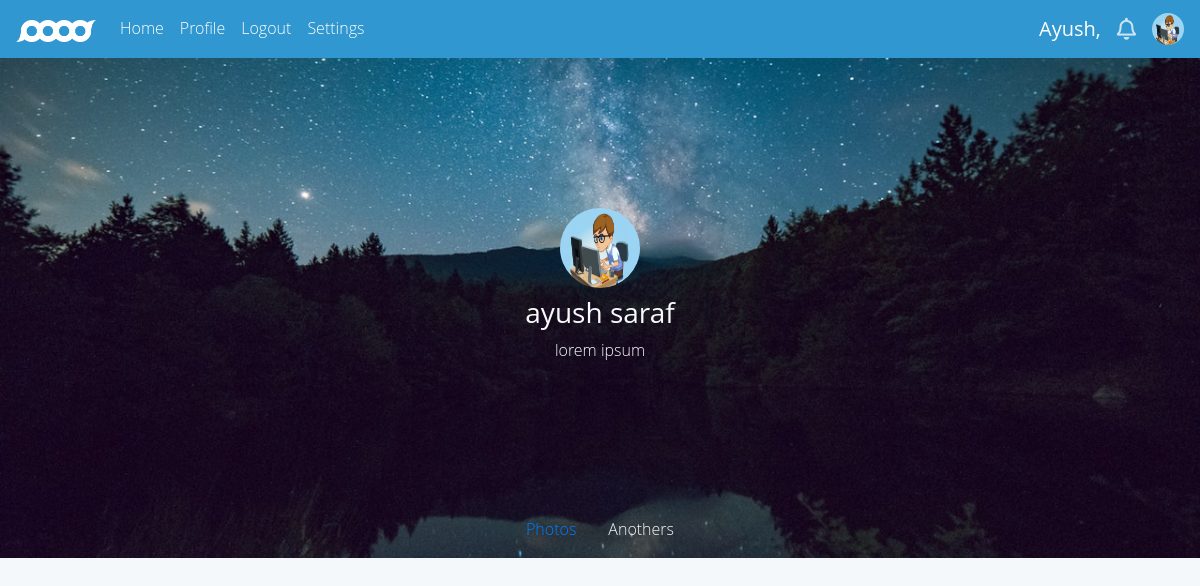
The app's page /profile/asaraf (signed in), older data.
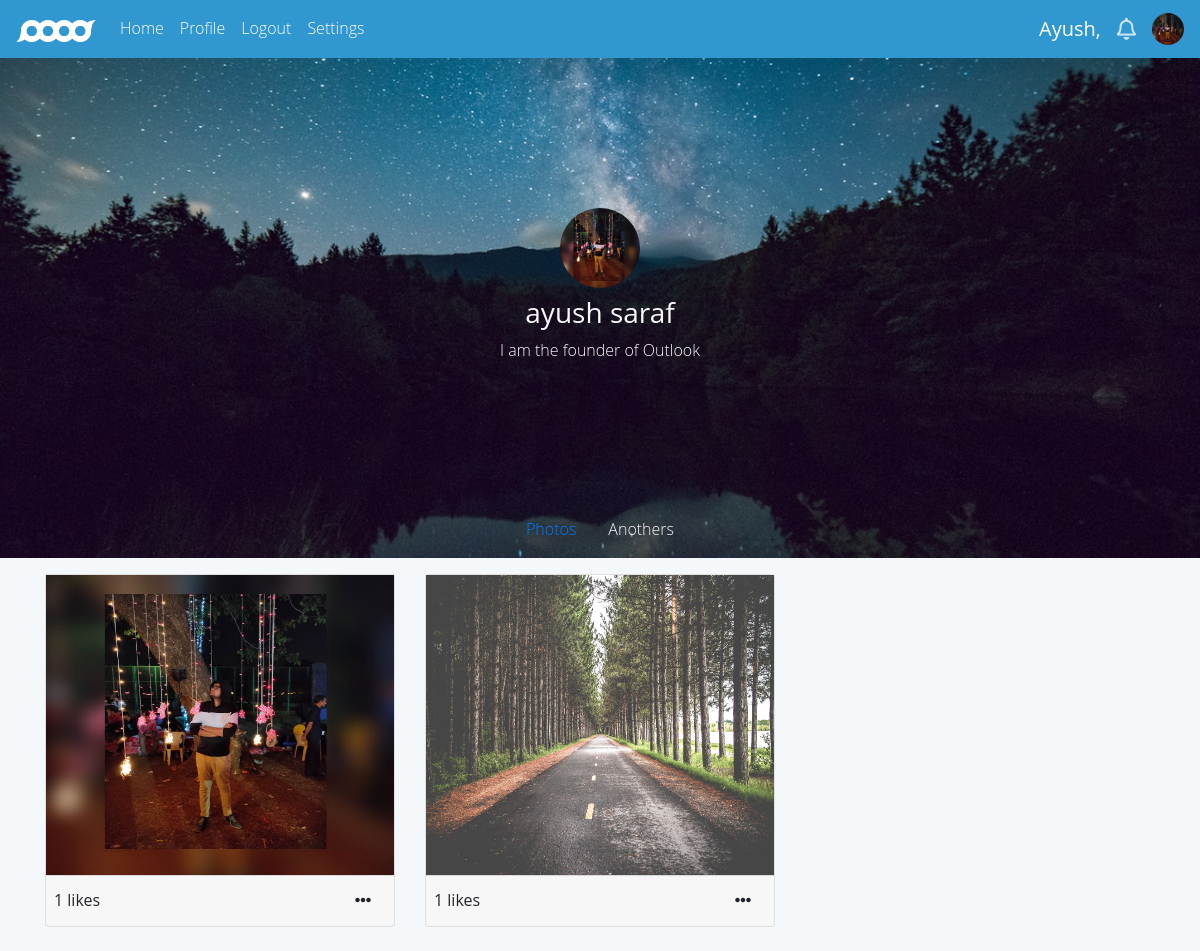
The same page, newer data.
### pagesetup/models.py (models this page shows, shortened)
class Profile(models.Model):
    user = models.ForeignKey(User,on_delete=models.CASCADE)
    bio = models.TextField(blank=True , default='lorem ipsum')
    profile_pic = models.ImageField(upload_to= "profile_pic" , default='defpic.jpeg')
    location = models.CharField(max_length=100 , blank=True , default='india')

class Posts(models.Model):
    user = models.CharField(max_length=30)
    caption = models.TextField(blank=True)
    image = models.ImageField(upload_to='posts')
    likes = models.IntegerField(default=1)
    date = models.DateField(default=datetime.now)
    icon = models.ImageField(default='icon.png')

### pagesetup/views.py (the view)
# urls.py: path('profile/<str:pk>',views.profile,name='profile'),
@login_required(login_url='/login')
def profile(request , pk):
    main_profile = Profile.objects.get(user = request.user)
    current_cred = User.objects.get(username = pk)
    current_profile = Profile.objects.get(user = current_cred)
    current_posts = Posts.objects.filter(user = pk)
    follow_str = ''
    if FollowUser.objects.filter(follower = request.user.username , following = pk):
        follow_str = "Unfollow"
    else:
        follow_str = "Follow"
    context = {
        'first_name':request.user.first_name.capitalize(),
        'profile':current_profile,
        'posts':current_posts,
        'main_profile':main_profile,
        'current_cred':current_cred,
        'follow_str':follow_str,
    }
    return render(request,'profile.html' , context)

### templates/profile.html (shortened to what this page needs)
{% load static %}
<!DOCTYPE html>
<html lang="en">
  <head>
    <link rel="stylesheet" href="https://cdnjs.cloudflare.com/ajax/libs/twitter-bootstrap/4.3.1/css/bootstrap.min.css" />
    <link rel="stylesheet" href="https://use.fontawesome.com/releases/v5.7.2/css/all.css" />
    <link rel="stylesheet" href="{% static 'css/style1.css' %}" />
    <link rel="stylesheet" href="lightbox.min.css" />
  </head>
  <body>
    <nav
      class="navbar navbar-expand-md navbar-dark mb-4"
      style="background-color: #3097d1"
    >
      <a href="/" class="navbar-brand"
        ><img
          src="{% static 'images/brand-white.png' %}"
          alt="logo"
          class="img-fluid"
          width="80px"
          height="100px"
      /></a>
      <div class="collapse navbar-collapse" id="responsive">
        <ul class="navbar-nav mr-auto text-capitalize">
          <li class="nav-item"><a href="/" class="nav-link active">home</a></li>
          <li class="nav-item"><a href="/profile/{{user.username}}" class="nav-link active">Profile</a></li>
          <li class="nav-item"><a href="/logout" class="nav-link active"> Logout </a> </li>
          <li class="nav-item"><a href="/settings" class="nav-link active"> Settings </a> </li>
        </ul>
        <h5 class="d-none d-md-block mt-2" style="color: white">
          {{first_name}},
        </h5>
        <a
          href="notification.html"
          class="text-decoration-none"
          style="color: #cbe4f2; font-size: 22px"
          ><i class="far fa-bell ml-3 d-none d-md-block"></i
        ></a>
        <img
          src="{{main_profile.profile_pic.url}}"
          alt=""
          class="rounded-circle ml-3 d-none d-md-block"
          width="32px"
          height="32px"
        />
      </div>
    </nav>
    <div style="height: 500px; margin-top: -2%; background-size: cover; background-repeat: no-repeat; background-position: center; background-image: url({% static 'images/banner.jpg' %});">
      <div class="banner-title d-flex flex-column justify-content-center align-items-center">
        <img
          src="{{profile.profile_pic.url}}"
          alt="img"
          class="rounded-circle mb-2"
          width="80px"
          height="80px"
        />
        <h3 class="text-light mb-2">{{current_cred.first_name}} {{current_cred.last_name}}</h3>
        <p class="text-light">
          {{profile.bio}}
        </p>
      </div>
      <div class="banner-end d-flex justify-content-center align-items-end">
        <form action="/follow" method="post">
            <ul class="nav text-light">
            <a class="nav-link active" href="#feed"><li>Photos</li></a>
            <li class="nav-item nav-link"> Anothers </li>
          </ul>
          </form>
      </div>
    </div>
    <div class="container my-3" id="feed">
      <div class="row">
        {% for post in posts reversed %}
        <div class="col-lg-4 mb-2">
          <div class="card h-100">
            <div class="card-body p-0 m-0">
              <a href="{{post.image.url}}"><img src="{{post.image.url}}" class="w-100" height="300px"></a>
            </div>
            <div class="card-footer row w-100 mx-0 px-2">
              <div class="col-sm-6 w-50 pl-0">
                <strong>{{post.likes}} likes</strong>
              </div>
              {% if current_cred.username == user.username %}
              <div class="col-sm-6 w-50 text-right">
                <div class="dropdown ms-auto">
                  <i class="fas fa-ellipsis-h" type="button" id="dropdownMenuButton" data-toggle="dropdown"></i>
                </div>
              </div>
              {% endif %}
            </div>
          </div>
        </div>
        {% endfor %}
      </div>
    </div>
  </body>
</html>

Row changes from the older to the newer data that the page shows:
changed Profile: profile_pic: a different picture; bio "lorem ipsum" → "I am the founder of Outlook"
added Posts: image (picture), likes "1"
added Posts: image (picture), likes "1"
